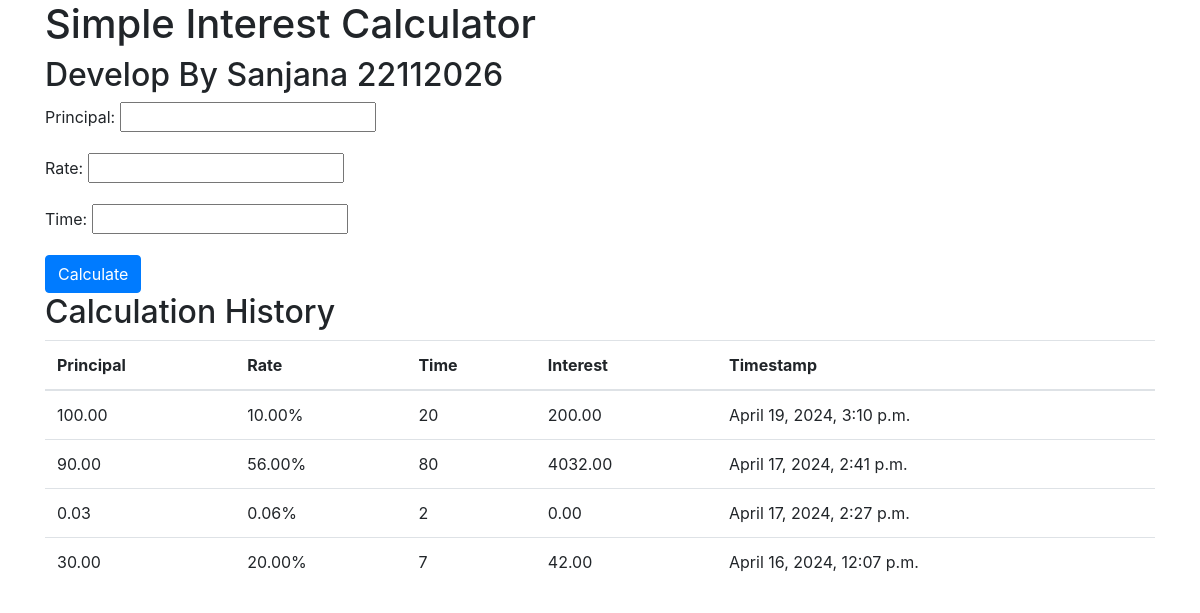
The page / on the database its author committed.
### calculator/models.py (models this page shows)
class Calculation(models.Model):
    principal = models.DecimalField(max_digits = 10, decimal_places = 2)
    rate = models.DecimalField(max_digits = 10, decimal_places = 2)
    time = models.IntegerField()
    result = models.DecimalField(max_digits = 10, decimal_places = 2)
    timestamp = models.DateTimeField(auto_now_add = True)

### calculator/views.py (the view)
# urls.py: path('', views.index, name='index'),
def index(request):
    if request.method == "POST":
        form = calculationForm(request.POST)
        if form.is_valid():
            instance = form.save(commit = False)
            instance.result = instance.principal * (instance.rate/100) * instance.time
            instance.save()
            return redirect("index")
    else:
        form = calculationForm()
    Calculations = Calculation.objects.all().order_by("-timestamp")
    return render(request, "index.html", {"form": form, 'calculations': Calculations})

### calculator/forms.py
class calculationForm(forms.ModelForm):
    class Meta:
        model = Calculation
        fields = ["principal", "rate", "time",]

### calculator/templates/index.html (shortened to what this page needs)
<!DOCTYPE html>
<html>
<head>
    <link rel="stylesheet" href="https://stackpath.bootstrapcdn.com/bootstrap/4.4.1/css/bootstrap.min.css">
</head>
<body>
    <div class="container">
        <h1>Simple Interest Calculator</h1>
        <h2>Develop By Sanjana 22112026</h2>
        <form method="POST">
            {{ form.as_p }}
            <button type="submit" class="btn btn-primary">Calculate</button>
        </form>
        <h2>Calculation History</h2>
        <table class="table">
            <thead>
                <tr>
                    <th>Principal</th>
                    <th>Rate</th>
                    <th>Time</th>
                    <th>Interest</th>
                    <th>Timestamp</th>
                </tr>
            </thead>
            <tbody>
                {% for calculation in calculations %}
                <tr>
                    <td>{{ calculation.principal }}</td>
                    <td>{{ calculation.rate }}%</td>
                    <td>{{ calculation.time }}</td>
                    <td>{{ calculation.result }}</td>
                    <td>{{ calculation.timestamp }}</td>
                </tr>
                {% endfor %}
            </tbody>
        </table>
    </div>
</body>
</html>

### rows shown on the page
Calculation: principal "100.00", rate "10.00", time "20", result "200.00", timestamp "April 19, 2024, 3:10 p.m."
Calculation: principal "90.00", rate "56.00", time "80", result "4032.00", timestamp "April 17, 2024, 2:41 p.m."
Calculation: principal "0.03", rate "0.06", time "2", result "0.00", timestamp "April 17, 2024, 2:27 p.m."
Calculation: principal "30.00", rate "20.00", time "7", result "42.00", timestamp "April 16, 2024, 12:07 p.m."
